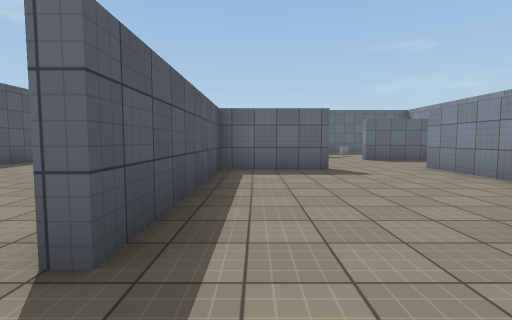
View 1 (above)

16 first-person views from a walk through a Unity game level. The camera is 1.3 m above the floor, tilts 4° down and sees 85° across. The floor is counted in squares, 2.18 m on a side. Each view is taken from the middle of a square. On the plan, view 1 faces up. The plan holds only what a view shows up to about 9 squares ahead; the rest is blank. The player character is not drawn. Surface patterns are stand-ins for the level's own textures.

View 2
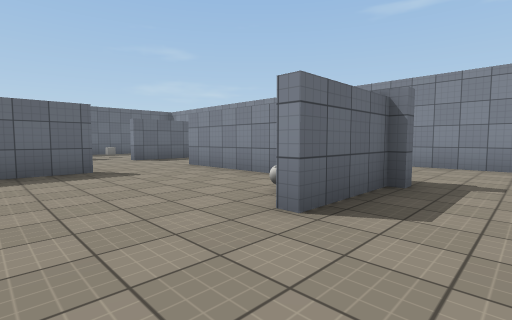

View 3
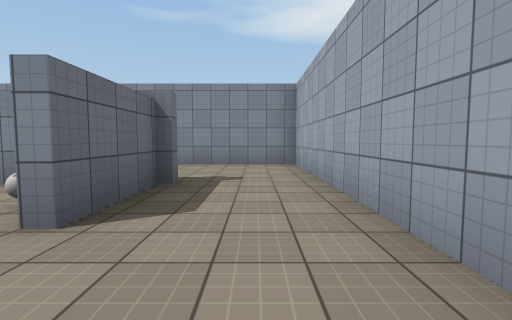

View 4
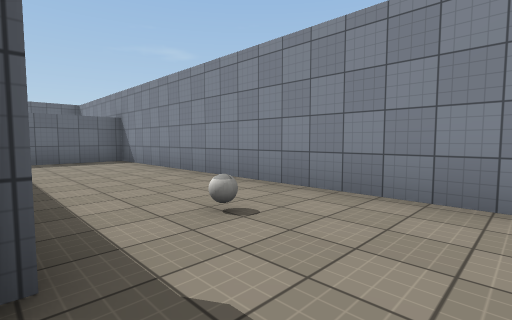

View 5
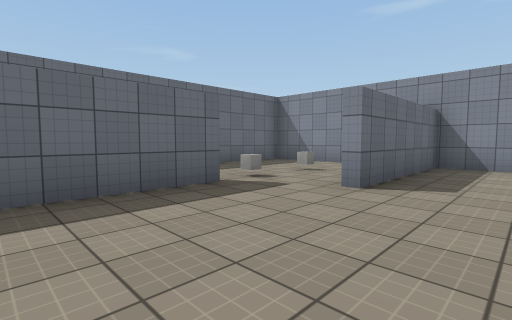

View 6
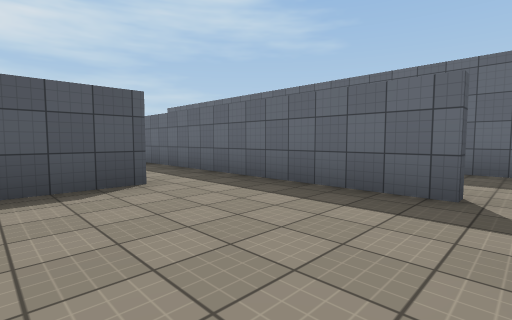

View 7
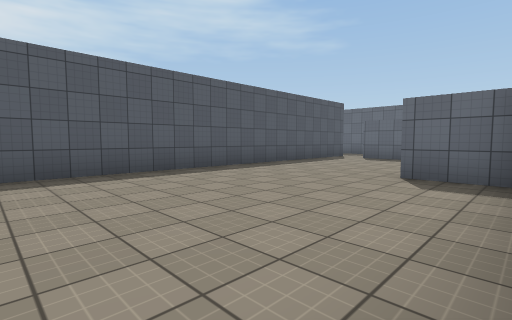

View 8
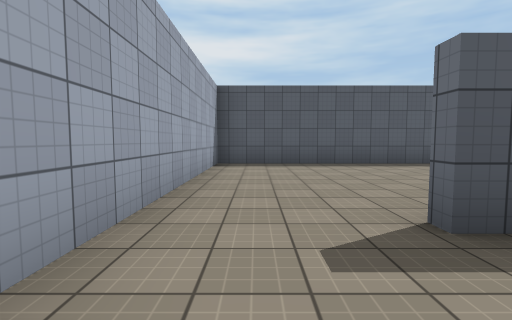

View 9
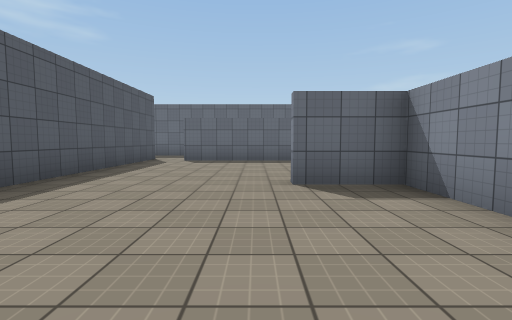

View 10
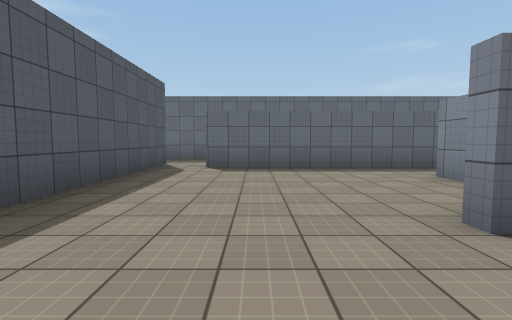

View 11
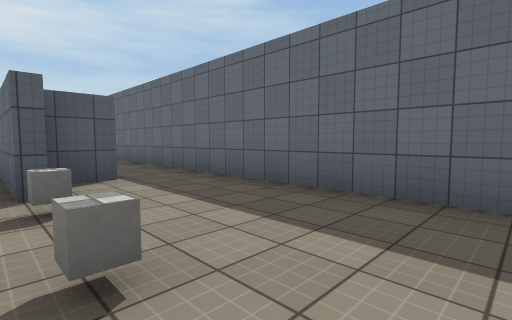

View 12
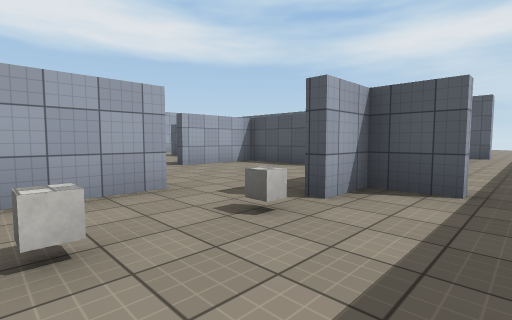

View 13
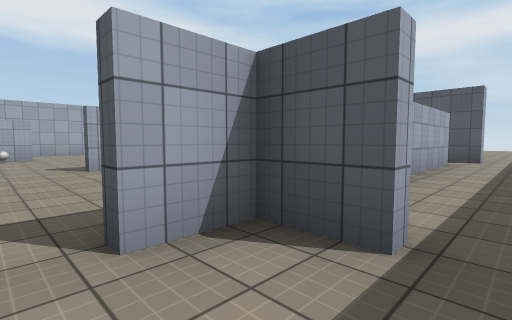

View 14
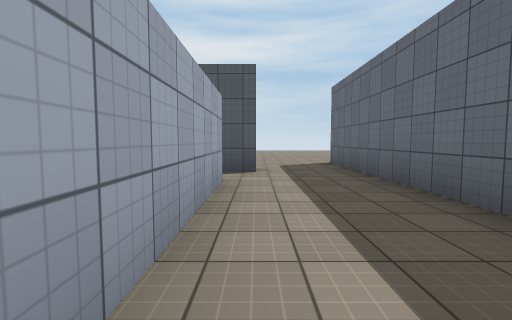

View 15
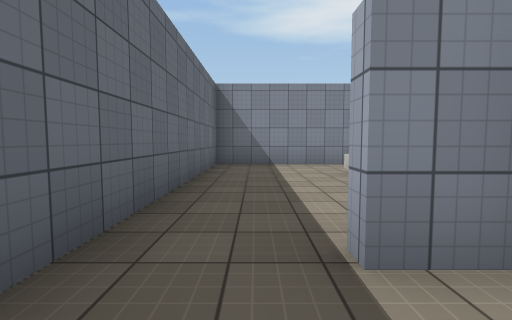

View 16
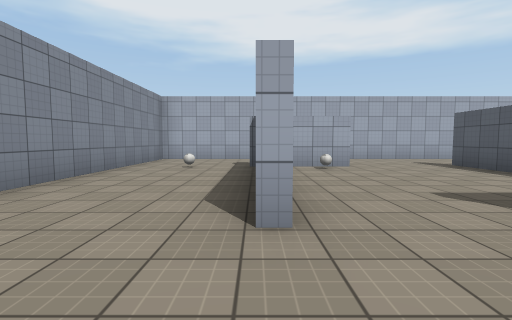

### Floor plan
Ten units are one square. View 1 is at (0, 0); x grows to the right and y downward. Boxes are objects, and circles mark ways between rooms. Rooms are numbered by the first view taken in them; rooms with no view inside come last. Other rooms are left out.
<svg viewBox="-75 -135 150 150">
<path fill="none" stroke="#000" d="M18 -16 32 -16M16 -57 -7 -57 -8 -13M38 -31 38 -61M-5 10 15 10M39 -13 18 -13M15 10 70 10 70 -85 32 -85M-7 -86 -7 -61 15 -61M26 -103 -4 -103M-10 -41 -10 -57 -25 -57M-8 -13 -11 -13M-10 -79 -10 -86M-4 -103 -51 -103M-62 -110 -62 10 -5 10M32 -88 50 -88M15 -116 15 -105 25 -105M70 -96 70 -130 5 -130M-51 -105 -15 -105M5 -130 -65 -130M12 -108 12 -115"/>
<rect x="25" y="-25" width="10" height="10" fill="#bbb"><title>other object</title></rect>
<rect x="45" y="-25" width="10" height="10" fill="#bbb"><title>other object</title></rect>
<rect x="25" y="-105" width="10" height="10" fill="#bbb"><title>other object</title></rect>
<rect x="45" y="-105" width="10" height="10" fill="#bbb"><title>other object</title></rect>
<circle cx="20" cy="0" r="3" fill="#2a7"/>
<circle cx="25" cy="-60" r="3" fill="#2a7"/>
<circle cx="-10" cy="-5" r="3" fill="#2a7"/>
<circle cx="40" cy="-75" r="3" fill="#2a7"/>
<circle cx="-10" cy="-90" r="3" fill="#2a7"/>
<circle cx="30" cy="-90" r="3" fill="#2a7"/>
<circle cx="-50" cy="-100" r="3" fill="#2a7"/>
<circle cx="10" cy="-120" r="3" fill="#2a7"/>
<text x="10" y="-30">1</text>
<text x="50" y="-40">2</text>
<text x="10" y="-80">3</text>
<text x="-30" y="-40">4</text>
<text x="40" y="-110">5</text>
<text x="-30" y="-120">6</text>
</svg>
Room 1 opens to room 2. Room 1 opens to room 3. Room 1 opens to room 4. Room 2 opens to room 3. Room 3 opens to room 4. Room 3 opens to room 5. Room 4 opens to room 6. Room 5 opens to room 6.

Where each view was taken, in squares from view 1:
view 1: 0 up, 0 right, facing up
view 2: 0 up, 0 right, facing up-right
view 3: 0 up, 0 right, facing right
view 4: 0 up, 4 right, facing up-right
view 5: 7 up, 0 right, facing up-right
view 6: 7 up, 3 right, facing up-left
view 7: 1 up, 1 left, facing up-left
view 8: 0 up, 1 right, facing left
view 9: 2 up, 3 left, facing up
view 10: 4 up, 4 left, facing up
view 11: 10 up, 6 right, facing up-left
view 12: 12 up, 5 right, facing down-left
view 13: 12 up, 3 right, facing down-left
view 14: 11 up, 1 left, facing left
view 15: 12 up, 0 right, facing right
view 16: 8 up, 4 right, facing down
